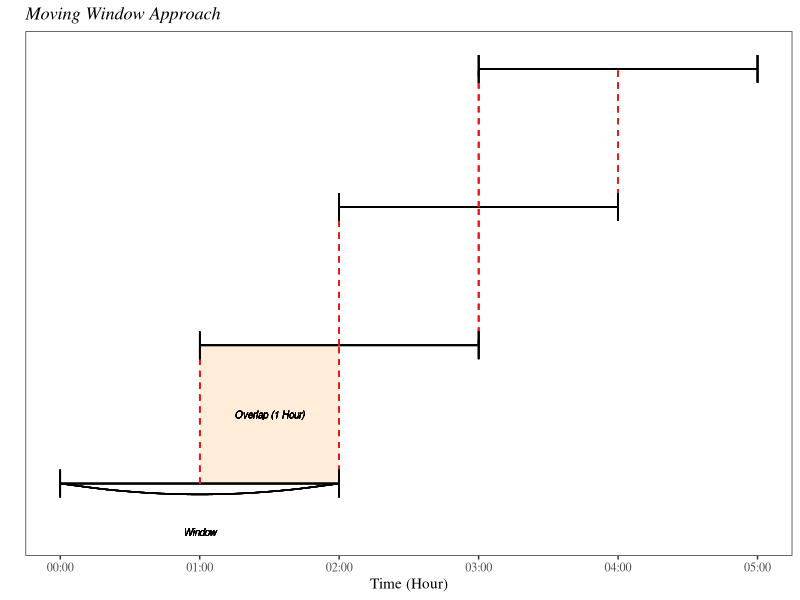

This figure's R source:
library(tidyverse)
library(lubridate)
library(RColorBrewer)
library(ggforce) # add bracket under the window line

mw_scketch <- data.frame("Time" = c("00:00", "01:00", "02:00", "03:00", "04:00", "05:00"))

#mw_scketch$Time <- hms(paste0(mw_scketch$Time, ":00"))

mw_scketch$Time <- as.POSIXct(mw_scketch$Time, format = "%H:%M:%S")

mw_scketch %>%
  ggplot(aes(x = Time)) +
  
  # add color for overlapped areas
  geom_rect(aes(xmin = as.POSIXct("01:00:00", format="%H:%M:%S"), xmax = as.POSIXct("02:00:00", format="%H:%M:%S"), ymin = 1, ymax = 2),
            fill = "#FFEDDA") + 
  #geom_rect(aes(xmin = as.POSIXct("02:00:00", format="%H:%M:%S"), xmax = as.POSIXct("03:00:00", format="%H:%M:%S"), ymin = 2, ymax = 3),
  #          fill = "#FFEDDA") +
  #geom_rect(aes(xmin = as.POSIXct("03:00:00", format="%H:%M:%S"), xmax = as.POSIXct("04:00:00", format="%H:%M:%S"), ymin = 3, ymax = 4),
  #          fill = "#FFEDDA") +
  
  # add texts of Overlap (1 Hour)
  geom_text(aes(x = as.POSIXct("01:30:00", format="%H:%M:%S"), y = 1.5, label = "Overlap (1 Hour)"), 
            color = "black", size = 2.5, fontface = "italic") +
  #geom_text(aes(x = as.POSIXct("02:30:00", format="%H:%M:%S"), y = 2.5, label = "Overlap (1 Hour)"), 
  #          color = "black", size = 2.5, fontface = "italic") +
  #geom_text(aes(x = as.POSIXct("03:30:00", format="%H:%M:%S"), y = 3.5, label = "Overlap (1 Hour)"), 
  #          color = "black", size = 2.5, fontface = "italic") +
  
  # add windows' horizontal lines
  geom_segment(aes(x = as.POSIXct("00:00:00", format="%H:%M:%S"), y = 1, xend = as.POSIXct("02:00:00", format="%H:%M:%S"), yend = 1)) +
  geom_segment(aes(x = as.POSIXct("01:00:00", format="%H:%M:%S"), y = 2, xend = as.POSIXct("03:00:00", format="%H:%M:%S"), yend = 2)) +
  geom_segment(aes(x = as.POSIXct("02:00:00", format="%H:%M:%S"), y = 3, xend = as.POSIXct("04:00:00", format="%H:%M:%S"), yend = 3)) +
  geom_segment(aes(x = as.POSIXct("03:00:00", format="%H:%M:%S"), y = 4, xend = as.POSIXct("05:00:00", format="%H:%M:%S"), yend = 4)) +
  
  # add vertical overlaped lines
  geom_segment(aes(x = as.POSIXct("01:00:00", format="%H:%M:%S"), y = 1, xend = as.POSIXct("01:00:00", format="%H:%M:%S"), yend = 2), 
               linetype = "dashed", color = brewer.pal(n = 7, name = "Set1")[1]) +
  geom_segment(aes(x = as.POSIXct("02:00:00", format="%H:%M:%S"), y = 1, xend = as.POSIXct("02:00:00", format="%H:%M:%S"), yend = 2), 
               linetype = "dashed", color = brewer.pal(n = 7, name = "Set1")[1]) +
  geom_segment(aes(x = as.POSIXct("02:00:00", format="%H:%M:%S"), y = 2, xend = as.POSIXct("02:00:00", format="%H:%M:%S"), yend = 3), 
               linetype = "dashed", color = brewer.pal(n = 7, name = "Set1")[1]) +
  geom_segment(aes(x = as.POSIXct("03:00:00", format="%H:%M:%S"), y = 2, xend = as.POSIXct("03:00:00", format="%H:%M:%S"), yend = 3), 
               linetype = "dashed", color = brewer.pal(n = 7, name = "Set1")[1]) +
  geom_segment(aes(x = as.POSIXct("03:00:00", format="%H:%M:%S"), y = 3, xend = as.POSIXct("03:00:00", format="%H:%M:%S"), yend = 4), 
               linetype = "dashed", color = brewer.pal(n = 7, name = "Set1")[1]) +
  geom_segment(aes(x = as.POSIXct("04:00:00", format="%H:%M:%S"), y = 3, xend = as.POSIXct("04:00:00", format="%H:%M:%S"), yend = 4), 
               linetype = "dashed", color = brewer.pal(n = 7, name = "Set1")[1]) +
  scale_x_datetime(date_breaks = "1 hour", date_labels = "%H:%M") +
  
  # add little cap of each window
  geom_segment(aes(x = as.POSIXct("00:00:00", format="%H:%M:%S"), y = 0.9, xend = as.POSIXct("00:00:00", format="%H:%M:%S"), yend = 1.1), 
               linetype = "solid", color = "black") +
  geom_segment(aes(x = as.POSIXct("02:00:00", format="%H:%M:%S"), y = 0.9, xend = as.POSIXct("02:00:00", format="%H:%M:%S"), yend = 1.1), 
               linetype = "solid", color = "black") +
  geom_segment(aes(x = as.POSIXct("01:00:00", format="%H:%M:%S"), y = 1.9, xend = as.POSIXct("01:00:00", format="%H:%M:%S"), yend = 2.1), 
               linetype = "solid", color = "black") +
  geom_segment(aes(x = as.POSIXct("03:00:00", format="%H:%M:%S"), y = 1.9, xend = as.POSIXct("03:00:00", format="%H:%M:%S"), yend = 2.1), 
               linetype = "solid", color = "black") +
  geom_segment(aes(x = as.POSIXct("02:00:00", format="%H:%M:%S"), y = 2.9, xend = as.POSIXct("02:00:00", format="%H:%M:%S"), yend = 3.1), 
               linetype = "solid", color = "black") +
  geom_segment(aes(x = as.POSIXct("04:00:00", format="%H:%M:%S"), y = 2.9, xend = as.POSIXct("04:00:00", format="%H:%M:%S"), yend = 3.1), 
               linetype = "solid", color = "black") +
  geom_segment(aes(x = as.POSIXct("03:00:00", format="%H:%M:%S"), y = 3.9, xend = as.POSIXct("03:00:00", format="%H:%M:%S"), yend = 4.1), 
               linetype = "solid", color = "black") +
  geom_segment(aes(x = as.POSIXct("05:00:00", format="%H:%M:%S"), y = 3.9, xend = as.POSIXct("05:00:00", format="%H:%M:%S"), yend = 4.1), 
               linetype = "solid", color = "black") +
  
  # add texts under windows
  geom_text(aes(x = as.POSIXct("01:00:00", format="%H:%M:%S"), y = 0.65, label = "Window"), 
            color = "black", size = 2.5, fontface = "italic") +
  #geom_text(aes(x = as.POSIXct("02:00:00", format="%H:%M:%S"), y = 1.6, label = "Window 2"), 
  #          color = "black", size = 2.5, fontface = "italic") +
  #geom_text(aes(x = as.POSIXct("03:00:00", format="%H:%M:%S"), y = 2.6, label = "Window 3"), 
  #          color = "black", size = 2.5, fontface = "italic") +
  #geom_text(aes(x = as.POSIXct("04:00:00", format="%H:%M:%S"), y = 3.6, label = "Window 4"), 
  #          color = "black", size = 2.5, fontface = "italic") +
  
  # add bracket
  # add bracket between text and line for Window 1
  geom_curve(aes(x = as.POSIXct("00:00:00", format="%H:%M:%S"), y = 1, xend = as.POSIXct("02:00:00", format="%H:%M:%S"), yend = 1),
             curvature = 0.08, color = "black") +
  
  
  
  # add the labs 
  labs(title = "Moving Window Approach",
       x = "Time (Hour)",
       y = "") +
  # remove the marked scale on y axis
  scale_y_continuous(breaks=NULL) +
  theme_bw() +
  theme(plot.title = element_text(face = "italic", family = "serif"),
        axis.text = element_text(family = "serif"),
        axis.title = element_text(family = "serif"),
        legend.position = "right",
        legend.text = element_text(family = "serif"),
        legend.title = element_text(face = "italic", family = "serif"),
        panel.grid.major = element_blank(),
        panel.grid.minor = element_blank(),
        panel.background = element_blank(),
        # remove the values on y axis
        axis.text.y = element_blank())
